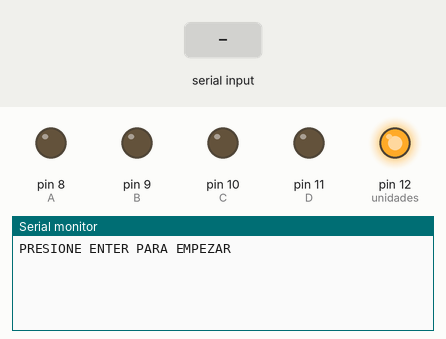
Simulated run of this sketch. Board: Arduino Uno, built with avr-gcc and run on an emulated ATmega328P. Parts: output pins drawn as LEDs (lit = HIGH), the last lines printed to the serial monitor. The test bench sets the inputs (shaded band). Random numbers use the default seed unless the sketch sets one.

Above: at 2.0 s.
2.1 s: "1" received over Serial
At 3.8 s:
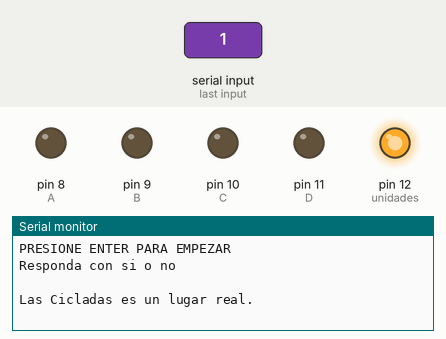
At 10.1 s:
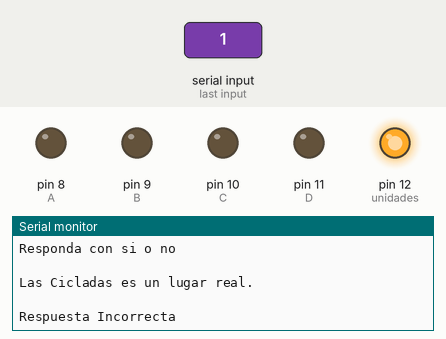

Measured:
- after the input at 2.1 s, the serial monitor: prints a new line after 0.90 s (image 1)

The sketch:

BolaniosBolivar_DeberNo3.ino
```cpp
/*
Bolaños Bolivar
DEBER No 3
Realizar un programa de juego de preguntas. Se debe tener mínimo 8 preguntas que deben observarse en orden aleatorio.
La forma de visualización es por medio de comunicación serial. Su respuesta solo debe ser "SI" y "NO" ingresadas de la misma forma por comunicación serial.
Al final de mostrar solo 5 de las 8 preguntas. Se presentan el puntaje (respuestas acertadas) en un display.

Suba su enlace de su repositorio GitHub.
*/

const int A=8; //decodificador
const int B=9; //decodificador
const int C=10; //decodificador
const int D=11; //decodificador
const int btn=7;
const int unidades=12;
int num;
int cont=0;
int i=0;
String dato;
String pregunta;
String respuesta;

void setup() {
  Serial.begin(9600);
  Serial.println("PRESIONE ENTER PARA EMPEZAR ");
 pinMode(A,OUTPUT);
  pinMode(B,OUTPUT);
  pinMode(C,OUTPUT);
  pinMode(D,OUTPUT);
  digitalWrite(unidades,HIGH);
  pinMode(unidades,OUTPUT);


}

void loop() {

  delay(1000);
  if(Serial.available()>0){
    Serial.println("Responda con si o no");
    Serial.println(" ");

for(i=0;i<5;i++){
   num=random(0,8);
   delay(500);
   switch (num){
    case 0:
    pregunta="El Titanic en su viaje inaugural va desde Southampton, Inglaterra hasta Nueva York, Estados Unidos.";
    respuesta="si";
    break;
    case 1:
    pregunta="Brasil ha sido el unico pais latinoamericano que ha organizado unos Juegos Olimpicos. ";
    respuesta="no";
    break;
    case 2:
    pregunta="En el anio 2017 se hizo el primer trasplante de cerebro de seres humanos. ";
    respuesta="si";
    break;
    case 3:
    pregunta="Los asesinos en serie tienen un coeficiente intelectual inferior a la media. ";
    respuesta="no";
    break;
    case 4:
    pregunta="Las moscas macho viven en promedio 5 anios. ";
    respuesta="no";
    break;
    case 5:
    pregunta="Durante la adultez nuestro cuerpo tiene 300 huesos mientras que en la niniez 206. ";
    respuesta="no";
    break;
    case 6:
    pregunta="Guillermo Marconi en 1943 se reafirma como el inventor de la radio por encima de Nikola Tesla ";
    respuesta="no";
    break;
    case 7:
    pregunta="Las Cicladas es un lugar real. ";
    respuesta="si";
    break;
    }
    Serial.println(String(pregunta));
    delay(5000);
    dato=Serial.readString();

    dato.toLowerCase();
    Serial.println(' ');
   if(dato==respuesta){
      delay(300);
      Serial.println("Respuesta Correcta");
          cont++;
        }else{
            Serial.println("Respuesta Incorrecta");
            }


          contador(cont);
          delay(200);
          }
          delay(5000);
          cont=0;
          contador(cont);}}


void contador (int i){
  switch(i){
      case 0:
        digitalWrite(A,LOW);
        digitalWrite(B,LOW);
        digitalWrite(C,LOW);
        digitalWrite(D,LOW);
      break;
      case 1:
        digitalWrite(A,HIGH);
        digitalWrite(B,LOW);
        digitalWrite(C,LOW);
        digitalWrite(D,LOW);
      break;
      case 2:
        digitalWrite(A,LOW);
        digitalWrite(B,HIGH);
        digitalWrite(C,LOW);
        digitalWrite(D,LOW);
      break;
      case 3:
        digitalWrite(A,HIGH);
        digitalWrite(B,HIGH);
        digitalWrite(C,LOW);
        digitalWrite(D,LOW);
      break;
      case 4:
        digitalWrite(A,LOW);
        digitalWrite(B,LOW);
        digitalWrite(C,HIGH);
        digitalWrite(D,LOW);
      break;
      case 5:
        digitalWrite(A,HIGH);
        digitalWrite(B,LOW);
        digitalWrite(C,HIGH);
        digitalWrite(D,LOW);
      break;
      case 6:
        digitalWrite(A,LOW);
        digitalWrite(B,HIGH);
        digitalWrite(C,HIGH);
        digitalWrite(D,LOW);
      break;
      case 7:
        digitalWrite(A,HIGH);
        digitalWrite(B,HIGH);
        digitalWrite(C,HIGH);
        digitalWrite(D,LOW);
      break;
      case 8:
        digitalWrite(A,LOW);
        digitalWrite(B,LOW);
        digitalWrite(C,LOW);
        digitalWrite(D,HIGH);
      break;
      case 9:
        digitalWrite(A,HIGH);
        digitalWrite(B,LOW);
        digitalWrite(C,LOW);
        digitalWrite(D,HIGH);
      break;

      }
  }
```
